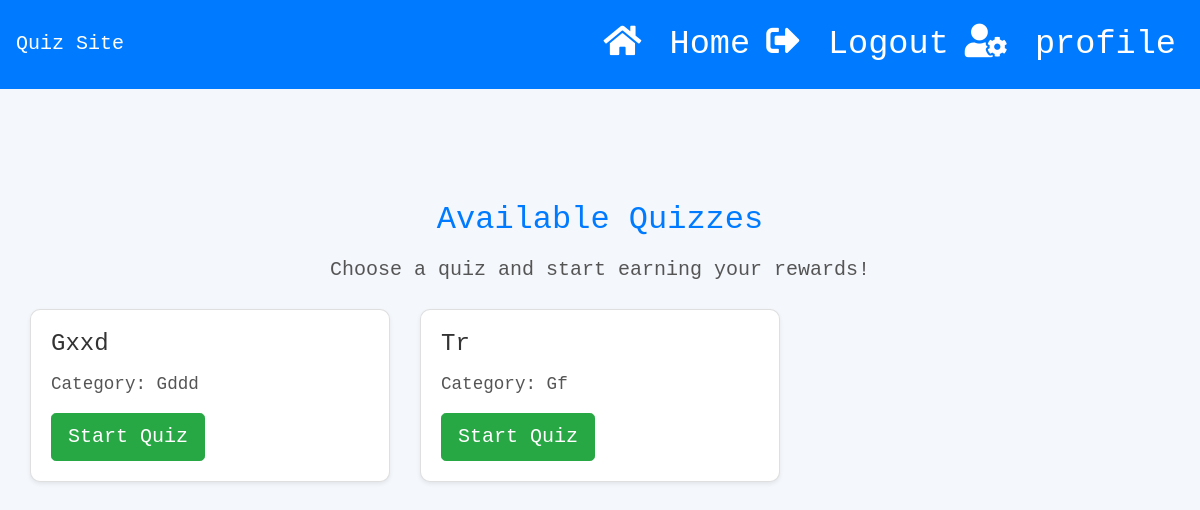
The app's page /quiz/ with its own data.
### quiz/models.py (models this page shows, shortened)
class Quiz(models.Model):
    title = models.CharField(max_length=200)
    category = models.CharField(max_length=100)
    description = models.TextField(blank=True)  # <-- Add this for multi-line input
    reward_per_question = models.FloatField(blank=True, null=True)
    created_at = models.DateTimeField(auto_now_add=True)

### quiz/views.py (the view)
# urls.py: path('', views.quiz_list, name='quiz_list'),  # List of all available quizzes
def quiz_list(request):
    quizzes = Quiz.objects.all()  # Get all quizzes from the database
    return render(request, 'quiz_list.html', {'quizzes': quizzes})

### quiz/templates/quiz_list.html (shortened to what this page needs)
{% extends 'base.html' %}
{% block content %}
<div class="container mt-5">
    <div class="text-center mb-4">
        <h2 class="text-primary">Available Quizzes</h2>
        <p class="lead">Choose a quiz and start earning your rewards!</p>
    </div>
    <div class="row">
        {% for quiz in quizzes %}
            <div class="col-md-4 mb-4">
                <div class="card shadow-sm">
                    <div class="card-body">
                        <h5 class="card-title">{{ quiz.title }}</h5>
                        <p class="card-text">Category: {{ quiz.category }}</p>
                        <div class="d-flex justify-content-between align-items-center">
                            <a href="{% url 'start_quiz' quiz.id %}" class="btn btn-success btn-lg">Start Quiz</a>
                        </div>
                    </div>
                </div>
            </div>
        {% endfor %}
    </div>
</div>
{% endblock %}

### quiz/templates/base.html (style rules this page uses)
body { background-color: #f4f7fc; margin: 0; font-family: 'Courier New', monospace; padding: 0; }
.container { padding-top: 2rem; }
h2 { color: #333; text-align: center; margin-bottom: 1rem; }

### quiz/templates/quiz_list.html (style rules this page uses)
body { font-family: 'Courier New', monospace; }
.container { max-width: 1200px; }
.card-title { font-size: 1.5rem; font-weight: 500; color: #333; }
.card-text { font-size: 1.1rem; color: #555; }
.btn-success { background-color: #28a745; border-color: #28a745; }
.card { border-radius: 10px; }
.card-body { padding: 20px; }
.lead { font-size: 1.25rem; color: #555; }

### records on screen
Quiz: title "Gxxd", category "Gddd"
Quiz: title "Tr", category "Gf"
